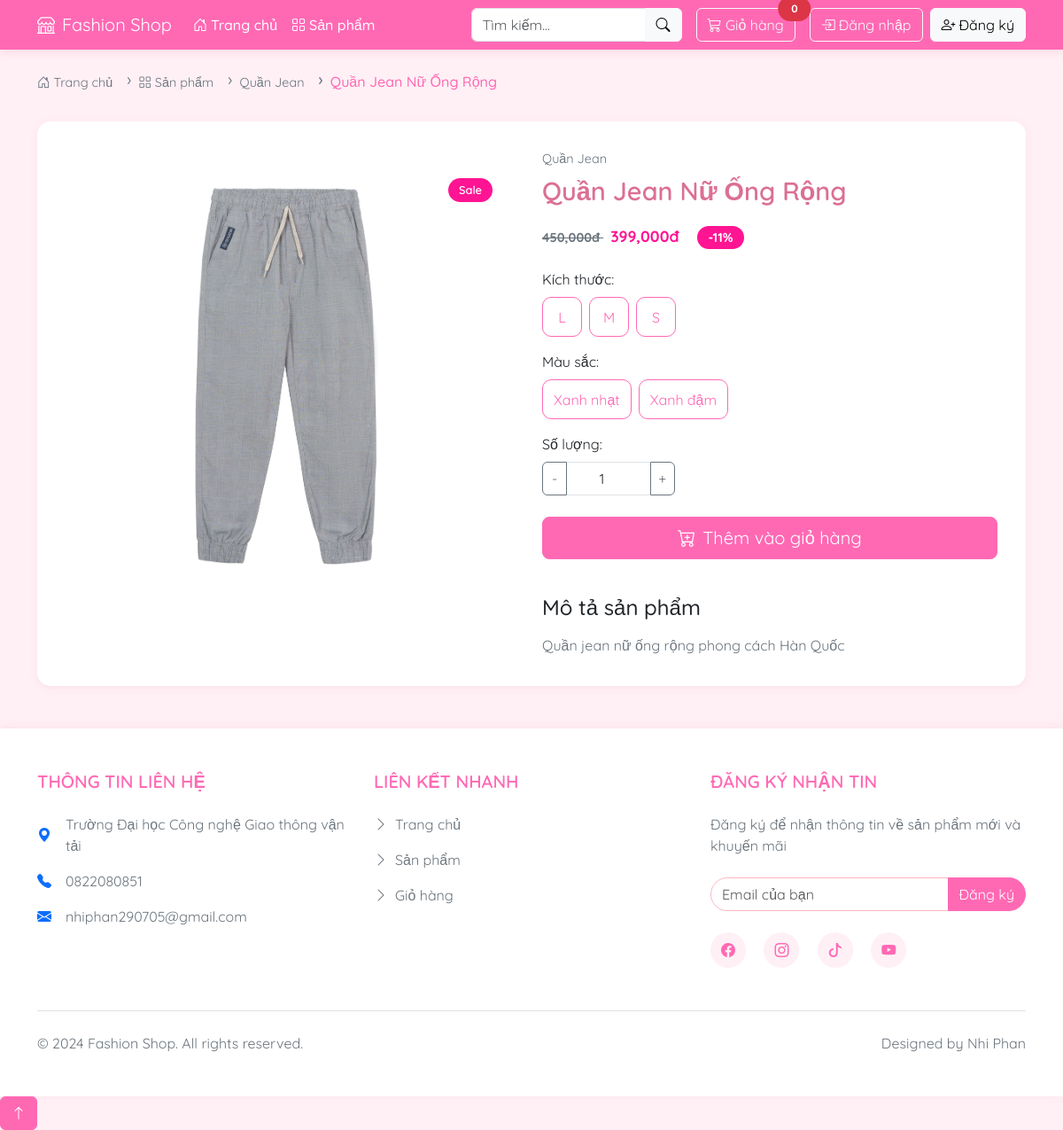
The app's page /product-detail.php?id=1 with its own data.
### tables this page shows
CREATE TABLE `products` (
  `id` int NOT NULL AUTO_INCREMENT,
  `category_id` int DEFAULT NULL,
  `name` varchar(200) NOT NULL,
  `description` text,
  `price` decimal(10,2) NOT NULL,
  `sale_price` decimal(10,2) DEFAULT NULL,
  `stock` int DEFAULT '0',
  `featured` tinyint(1) DEFAULT '0',
  `views` int DEFAULT '0',
  `created_at` timestamp NULL DEFAULT CURRENT_TIMESTAMP,
  PRIMARY KEY (`id`),
  KEY `category_id` (`category_id`)
);

CREATE TABLE `categories` (
  `id` int NOT NULL AUTO_INCREMENT,
  `name` varchar(100) NOT NULL,
  `description` text,
  `parent_id` int DEFAULT NULL,
  `created_at` timestamp NULL DEFAULT CURRENT_TIMESTAMP,
  PRIMARY KEY (`id`),
  KEY `parent_id` (`parent_id`)
);

CREATE TABLE `product_images` (
  `id` int NOT NULL AUTO_INCREMENT,
  `product_id` int NOT NULL,
  `image_path` varchar(255) NOT NULL,
  `is_main` tinyint(1) DEFAULT '0',
  PRIMARY KEY (`id`),
  KEY `product_id` (`product_id`)
);

### product-detail.php (the view, shortened to what this page needs)
<?php
require_once 'config/database.php';
$product_id = isset($_GET['id']) ? (int)$_GET['id'] : 0;
$sql = "SELECT p.*, c.name as category_name, pi.image_path as main_image
        FROM products p
        LEFT JOIN categories c ON p.category_id = c.id
        LEFT JOIN product_images pi ON p.id = pi.product_id AND pi.is_main = 1
        WHERE p.id = $product_id";
$result = mysqli_query($conn, $sql);
$product = mysqli_fetch_assoc($result);
$sql = "SELECT * FROM product_variants
        WHERE product_id = $product_id
        ORDER BY size, color";
$result = mysqli_query($conn, $sql);
$variants = [];
while ($row = mysqli_fetch_assoc($result)) {
    $variants[] = $row;
}
$sizes = array_unique(array_column($variants, 'size'));
$colors = array_unique(array_column($variants, 'color'));
include 'includes/header.php';
include 'includes/navbar.php';
?>
<div class="container mt-4">
    <nav aria-label="breadcrumb">
        <ol class="breadcrumb">
            <li class="breadcrumb-item">
                <a href="index.php">
                    <i class="bi bi-house-door me-1"></i>Trang chủ
                </a>
            </li>
            <li class="breadcrumb-item">
                <a href="products.php">
                    <i class="bi bi-grid me-1"></i>Sản phẩm
                </a>
            </li>
            <li class="breadcrumb-item">
                <a href="products.php?category=<?php echo $product['category_id']; ?>">
                    <?php echo $product['category_name']; ?>
                </a>
            </li>
            <li class="breadcrumb-item active" aria-current="page">
                <?php echo $product['name']; ?>
            </li>
        </ol>
    </nav>
    <div class="product-detail-wrapper">
        <div class="row">
            <div class="col-md-6 mb-4">
                <div class="product-gallery">
                    <div class="main-image-wrapper">
                        <img src="assets/images/products/<?php echo $product['main_image']; ?>"
                             class="main-image"
                             id="mainImage"
                             alt="<?php echo $product['name']; ?>">
                        <?php if ($product['sale_price']): ?>
                            <div class="product-badge">Sale</div>
                        <?php endif; ?>
                    </div>
                </div>
            </div>
            <div class="col-md-6">
                <div class="product-info-wrapper">
                    <div class="product-category mb-2">
                        <a href="products.php?category=<?php echo $product['category_id']; ?>">
                            <?php echo $product['category_name']; ?>
                        </a>
                    </div>
                    <h1 class="product-title mb-3"><?php echo $product['name']; ?></h1>
                    <div class="product-price mb-4">
                        <?php if ($product['sale_price']): ?>
                            <span class="original-price">
                                <?php echo number_format($product['price']); ?>đ
                            </span>
                            <span class="sale-price">
                                <?php echo number_format($product['sale_price']); ?>đ
                            </span>
                            <span class="discount-badge">
                                -<?php echo round((($product['price'] - $product['sale_price']) / $product['price']) * 100); ?>%
                            </span>
                        <?php else: ?>
                            <span class="regular-price">
                                <?php echo number_format($product['price']); ?>đ
                            </span>
                        <?php endif; ?>
                    </div>
                    <form id="add-to-cart-form" class="mb-4">
                        <div class="form-group mb-3">
                            <label class="form-label">Kích thước:</label>
                            <div class="size-options">
                                <?php foreach ($sizes as $size): ?>
                                    <label class="btn btn-outline-primary size-btn"
                                           for="size_<?php echo $size; ?>"><?php echo $size; ?></label>
                                <?php endforeach; ?>
                            </div>
                        </div>
                        <div class="form-group mb-3">
                            <label class="form-label">Màu sắc:</label>
                            <div class="color-options">
                                <?php foreach ($colors as $color): ?>
                                    <label class="btn btn-outline-primary color-btn"
                                           for="color_<?php echo $color; ?>"><?php echo $color; ?></label>
                                <?php endforeach; ?>
                            </div>
                        </div>
                        <div class="form-group mb-4">
                            <label class="form-label">Số lượng:</label>
                            <div class="quantity-input">
                                <button type="button" class="btn btn-outline-secondary" onclick="updateQuantity(this, -1)">-</button>
                                <input type="number" name="quantity" value="1" min="1" class="form-control" id="quantityInput">
                                <button type="button" class="btn btn-outline-secondary" onclick="updateQuantity(this, 1)">+</button>
                            </div>
                        </div>
                        <button type="submit" class="btn btn-primary btn-lg w-100 mb-3">
                            <i class="bi bi-cart-plus me-2"></i>Thêm vào giỏ hàng
                        </button>
                    </form>
                    <div class="product-description">
                        <h4 class="mb-3">Mô tả sản phẩm</h4>
                        <div class="description-content">
                            <?php echo nl2br($product['description']); ?>
                        </div>
                    </div>
                </div>
            </div>
        </div>
    </div>
</div>
<div class="toast-container position-fixed bottom-0 end-0 p-3">
</div>
<?php include 'includes/footer.php'; ?>

### assets/css/style.css (style rules this page uses)
:root { --primary: #FF69B4; --secondary: #FFB6C1; --light: #FFF0F5; --dark: #DB7093; --accent: #FF1493; --white: #FFFFFF; --gray: #6c757d; }
body { background-color: var(--light); font-family: 'Quicksand', sans-serif; }
.btn-primary { background-color: var(--primary); border-color: var(--primary); }
.btn-outline-primary { color: var(--primary); border-color: var(--primary); }
.sale-price { color: var(--primary); }
.product-title { font-size: 1rem; font-weight: 600; color: var(--dark); margin-bottom: 0.75rem; height: 2.4rem; overflow: hidden; display: -webkit-box; -webkit-line-clamp: 2; -webkit-box-orient: vertical; }
.product-price { font-size: 1.1rem; font-weight: 700; color: var(--accent); margin-bottom: 1rem; }
.product-price .original-price { color: var(--gray); text-decoration: line-through; font-size: 0.9rem; margin-right: 0.5rem; }
.product-price .sale-price { color: var(--accent); }
.product-badge { position: absolute; top: 1rem; right: 1rem; background-color: var(--accent); color: var(--white); padding: 0.25rem 0.75rem; border-radius: 20px; font-size: 0.8rem; font-weight: 600; z-index: 1; }
.product-category { font-size: 0.85rem; color: var(--gray); margin-bottom: 0.5rem; }
.product-detail-wrapper { background-color: var(--white); border-radius: 15px; padding: 2rem; box-shadow: 0 2px 10px rgba(219, 112, 147, 0.1); }
.product-gallery { background-color: var(--white); border-radius: 15px; padding: 1rem; }
.main-image-wrapper { position: relative; width: 100%; padding-top: 100%; background-color: var(--white); border-radius: 15px; overflow: hidden; }
.main-image { position: absolute; top: 0; left: 0; width: 100%; height: 100%; object-fit: contain; padding: 1rem; transition: transform 0.3s ease; }
.product-info-wrapper { height: 100%; }
.product-category a { color: var(--gray); text-decoration: none; font-size: 0.9rem; }
.product-title { color: var(--dark); font-size: 1.8rem; font-weight: 600; }
.discount-badge { background-color: var(--accent); color: var(--white); padding: 0.25rem 0.75rem; border-radius: 20px; font-size: 0.9rem; margin-left: 1rem; }
.size-options, .color-options { display: flex; gap: 0.5rem; flex-wrap: wrap; }
.size-btn, .color-btn { min-width: 45px; height: 45px; display: flex; align-items: center; justify-content: center; border-radius: 10px; transition: all 0.3s ease; }
.quantity-input { display: flex; align-items: center; max-width: 150px; }
.quantity-input input { text-align: center; border-radius: 0; border-left: 0; border-right: 0; }
.quantity-input button { width: 40px; padding: 0.375rem; display: flex; align-items: center; justify-content: center; }
.quantity-input button:first-child { border-top-right-radius: 0; border-bottom-right-radius: 0; }
.quantity-input button:last-child { border-top-left-radius: 0; border-bottom-left-radius: 0; }
.description-content { color: var(--gray); line-height: 1.6; }
.breadcrumb { background-color: transparent; margin-bottom: 2rem; padding: 0; }
.breadcrumb-item a { color: var(--gray); text-decoration: none; font-size: 0.9rem; transition: all 0.3s ease; }
.breadcrumb-item.active { color: var(--primary); font-weight: 500; }
.breadcrumb-item + .breadcrumb-item::before { content: "›"; color: var(--gray); font-size: 1.2rem; line-height: 1; padding: 0 0.5rem; }

### records on screen
products: category.name "Quần Jean", name "Quần Jean Nữ Ống Rộng", product_images.image_path (picture), price "450,000", sale_price "399,000", (($product['price'] - $product['sale_price']) / $product['price']) * 100 "11", description "Quần jean nữ ống rộng phong cách Hàn Quốc"

### other values on screen
$cart_count "0"
$size "L"
$size "M"
$size "S"
$color "Xanh nhạt"
$color "Xanh đậm"
